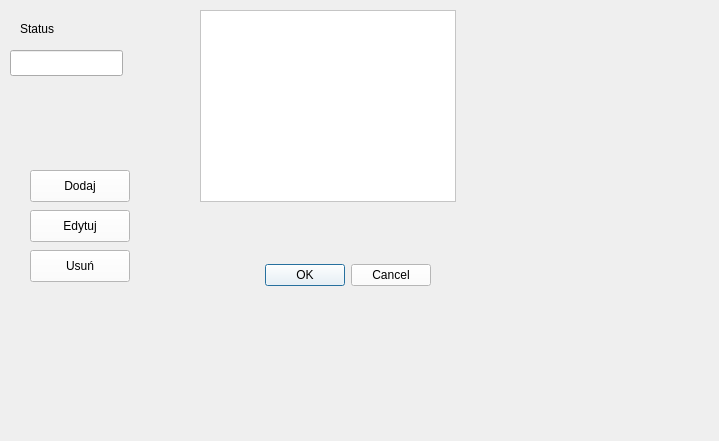
<?xml version="1.0" encoding="UTF-8"?>
<ui version="4.0">
 <class>status</class>
 <widget class="QWidget" name="status">
  <property name="geometry">
   <rect>
    <x>0</x>
    <y>0</y>
    <width>719</width>
    <height>441</height>
   </rect>
  </property>
  <property name="windowTitle">
   <string>Zarządzanie statusami</string>
  </property>
  <widget class="QLabel" name="label">
   <property name="geometry">
    <rect>
     <x>20</x>
     <y>20</y>
     <width>81</width>
     <height>18</height>
    </rect>
   </property>
   <property name="text">
    <string>Status</string>
   </property>
  </widget>
  <widget class="QLineEdit" name="lineEdit">
   <property name="geometry">
    <rect>
     <x>10</x>
     <y>50</y>
     <width>113</width>
     <height>26</height>
    </rect>
   </property>
  </widget>
  <widget class="QPushButton" name="pushButton_add">
   <property name="geometry">
    <rect>
     <x>30</x>
     <y>170</y>
     <width>100</width>
     <height>32</height>
    </rect>
   </property>
   <property name="styleSheet">
    <string notr="true">QPushButton {
    background-color: white;
    color: black;
}
QPushButton QAbstractItemView {
    background-color: white;
    color: black;
}
</string>
   </property>
   <property name="text">
    <string>Dodaj</string>
   </property>
  </widget>
  <widget class="QPushButton" name="pushButton_edit">
   <property name="geometry">
    <rect>
     <x>30</x>
     <y>210</y>
     <width>100</width>
     <height>32</height>
    </rect>
   </property>
   <property name="styleSheet">
    <string notr="true">QPushButton {
    background-color: white;
    color: black;
}
QPushButton QAbstractItemView {
    background-color: white;
    color: black;
}
</string>
   </property>
   <property name="text">
    <string>Edytuj</string>
   </property>
  </widget>
  <widget class="QPushButton" name="pushButton_delete">
   <property name="geometry">
    <rect>
     <x>30</x>
     <y>250</y>
     <width>100</width>
     <height>32</height>
    </rect>
   </property>
   <property name="styleSheet">
    <string notr="true">QPushButton {
    background-color: white;
    color: black;
}
QPushButton QAbstractItemView {
    background-color: white;
    color: black;
}
</string>
   </property>
   <property name="text">
    <string>Usuń</string>
   </property>
  </widget>
  <widget class="QListView" name="listView">
   <property name="geometry">
    <rect>
     <x>200</x>
     <y>10</y>
     <width>256</width>
     <height>192</height>
    </rect>
   </property>
   <property name="styleSheet">
    <string notr="true">QListView {
    background-color: white;
    color: black;
}
QListView QAbstractItemView {
    background-color: white;
    color: black;
}
</string>
   </property>
  </widget>
  <widget class="QDialogButtonBox" name="buttonBox">
   <property name="geometry">
    <rect>
     <x>210</x>
     <y>240</y>
     <width>221</width>
     <height>71</height>
    </rect>
   </property>
   <property name="styleSheet">
    <string notr="true">QPushButton {
    background-color: white;
    color: black;
}
QPushButton QAbstractItemView {
    background-color: white;
    color: black;
}
</string>
   </property>
   <property name="standardButtons">
    <set>QDialogButtonBox::Cancel|QDialogButtonBox::Ok</set>
   </property>
  </widget>
 </widget>
 <resources/>
 <connections/>
</ui>
